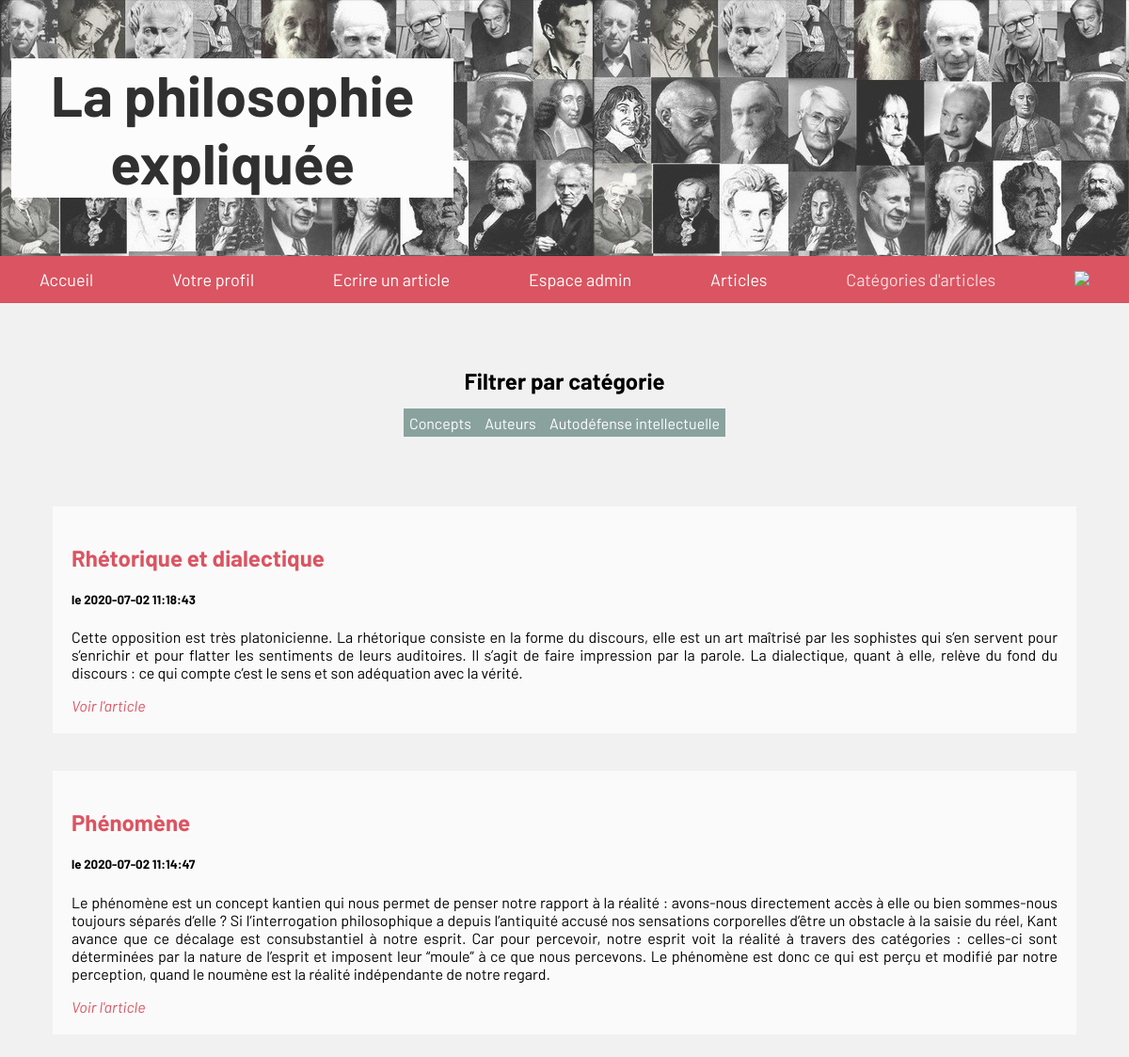
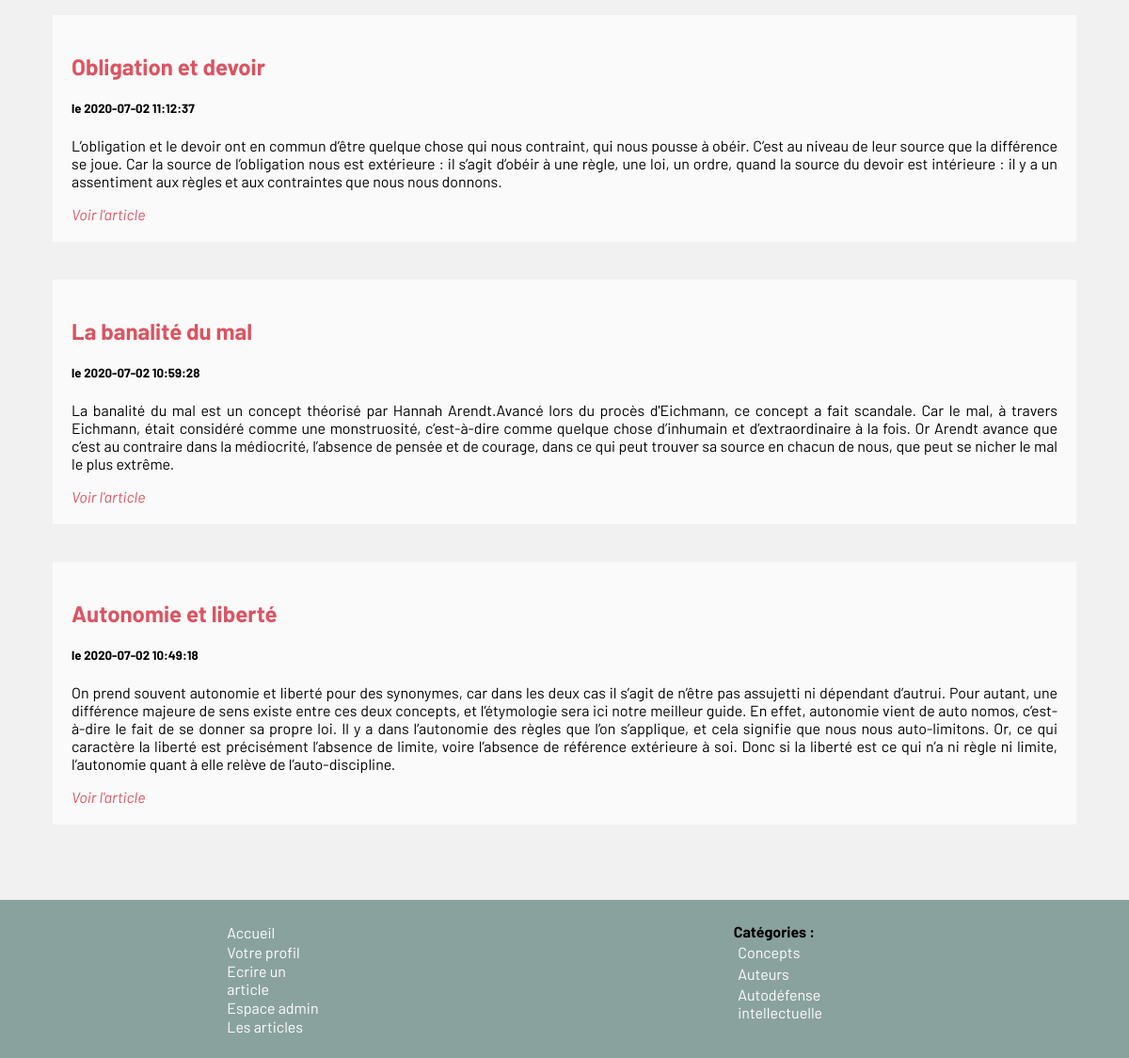
The page /articles.php?categorie=1 (signed in) on the database its author committed (2 pictures, top to bottom).
### tables this page shows
CREATE TABLE IF NOT EXISTS `categories` (
  `id` int(11) NOT NULL AUTO_INCREMENT,
  `nom` varchar(80) NOT NULL,
  PRIMARY KEY (`id`)
);

CREATE TABLE IF NOT EXISTS `articles` (
  `id` int(11) NOT NULL AUTO_INCREMENT,
  `article` text NOT NULL,
  `id_utilisateur` int(11) NOT NULL,
  `id_categorie` int(11) NOT NULL,
  `date` timestamp NOT NULL,
  `titre` varchar(255) NOT NULL,
  PRIMARY KEY (`id`)
);

### articles.php (the view, shortened to what this page needs)
<!DOCTYPE html>
<html>
    <head>
      <link rel="stylesheet" href="css/style.css">
      <link rel="stylesheet" href="css/form.css">
    </head>
    <body>
      <header>
        <?php include('includes/header.php'); ?>
      </header>
      <?php
      $offset = (int)((!isset($_GET["start"])) ? 0 : $_GET["start"]);
      ?>
      <main>
        <div class="articles_categorie">
          <h2> Filtrer par catégorie </h2>
          <?php
          $reponse = $bdd->query('SELECT * FROM categories');
          while ($donnees = $reponse->fetch())
          {
          ?>
          <a href="articles.php?categorie=<?php echo $donnees['id'];
          ?>" class="link_categorie"> <?php  echo " ". $donnees['nom']; }?> </a>
        </div>
        <div class="articles">
          <?php
          if (isset($_GET['categorie'])){
            $categorie = $_GET["categorie"];
            $req = $bdd->query("SELECT articles.id, article, date, titre
                        FROM articles
                        WHERE id_categorie = $categorie
                        ORDER BY date DESC LIMIT 5 OFFSET $offset");
            while ($donnees = $req->fetch()){
            ?>
              <div class="card_articles">
                <h2>  <?php echo htmlspecialchars($donnees['titre']); ?> </h2>
                <h5> le <?php echo $donnees['date']; ?></h5>
                <p class="p_articles"><?php echo htmlspecialchars($donnees['article']); ?> </p>
                <em><a class="link_voir_article" href="article.php?id=<?php echo $donnees['id']; ?>"> Voir l'article</a></em>
              </div>
          <?php
          }
          };?>
        </div>
    </main>
    <?php include("includes/footer.php"); ?>
  </body>
</html>

### includes/footer.php (shortened to what this page needs)
<?php
    try
    {
    	$bdd = new PDO('mysql:host=localhost;dbname=blog;charset=utf8', 'root', '');
    }
    catch (Exception $e)
    {
            die('Erreur : ' . $e->getMessage());
    }
?>
<!DOCTYPE html>
<html lang="fr" dir="ltr">
  <head>
    <link rel="stylesheet" href="css/style.css">
  </head>
  <body>
    <?php
        if (isset($_SESSION['login'])) {
            if ($_SESSION['id_droits']== 1) {
              ?>
              <div class="navbar_bottom">
                <a href="index.php"><center>Accueil</center></a>
                <a href="profil.php"> Votre profil <i> <?php $_SESSION['login'] ?></i></a>
                <a href="articles.php"> Articles  </a>
                <?php   $reponse = $bdd->query('SELECT * FROM categories');
                 while ($donnees = $reponse->fetch())
                 {
                   ?>
                    <a href="">
                   <?php echo $donnees['nom'];
                  }
                  ?><a/>
              </div>
                <?php
                }elseif ($_SESSION['id_droits']== 1337){ ?>
                  <div class="navbar_bottom">
                    <div class="liste_footer">
                      <a href="index.php">Accueil</a>
                      <a href="profil.php"> Votre profil <i><?php $_SESSION['login'] ?></i></a>
                      <a href="creer-article.php"> Ecrire un article </a>
                      <a href="admin.php"> Espace admin </a>
                      <a href="articles.php"> Les articles </a>
                    </div>
                    <div class="liste_categories">
                      <strong> Catégories : </strong>
                      <?php   $reponse = $bdd->query('SELECT * FROM categories');
                      while ($donnees = $reponse->fetch())
                      {
                      ?>
                      <a href="articles.php?categorie=<?php echo $donnees['id'];
                      ?>" class="link_categorie"> <?php  echo " ". $donnees['nom']; }?> </a>
                    </div>
                  </div>
                <?php  }
              }  ?>
  </body>
</html>

### css/style.css (style rules this page uses)
body { background: #f1f1f1; font-family: 'Barlow', sans-serif; margin: auto; padding: auto; }
html { height: 100%; }
body { min-height: 100%; margin: 0; padding: 0; }
.container_admin h1, { text-align: center; }
.articles_categorie { text-align:center; margin: 2%; padding: 2%; }
.articles { display: flex; flex-wrap: wrap; text-align: left; flex-direction: row; align-content: flex-end; color:black; margin:3%; }
.p_articles { text-align: justify; }
.articles h2 { color: #DB5461 }
.link_voir_article { color: #DB5461; text-decoration: none; }
.card_articles { background-color: #FAFAFA; padding: 20px; margin: 20px; text-align: left; }
.link_categorie { text-decoration: none; background-color: #8AA29E; color: white; padding: 0.5%; }
.navbar_bottom { display: flex; flex-direction: row; justify-content: space-around; background-color: #8AA29E; padding: 2%; margin-top:5%; }
.navbar_bottom a { color: white; text-decoration: none; background-color: #8AA29E; margin: 1% 2% 0 2%; display: flex; flex-direction: column; }
.liste_categories { display: flex; flex-direction: column; }
.liste_footer { display: flex; flex-direction: column; }

### rows shown on the page
categories: nom "Concepts"
categories: nom "Auteurs"
categories: nom "Autodéfense intellectuelle"
articles: titre "Rhétorique et dialectique", date "2020-07-02 11:18:43", article "Cette opposition est très platonicienne. La rhétorique consiste en la forme du discours, elle est un art maîtrisé par les sophistes qui s’en servent pour s’enrichir et pour flatter les sentiments de leurs auditoires. Il s’agit de faire impression par la parole. La dialectique, quant à elle, relève du fond du discours : ce qui compte c’est le sens et son adéquation avec la vérité."
articles: titre "Phénomène", date "2020-07-02 11:14:47", article "Le phénomène est un concept kantien qui nous permet de penser notre rapport à la réalité : avons-nous directement accès à elle ou bien sommes-nous toujours séparés d’elle ? Si l’interrogation philosophique a depuis l’antiquité accusé nos sensations corporelles d’être un obstacle à la saisie du réel, Kant avance que ce décalage est consubstantiel à notre esprit. Car pour percevoir, notre esprit voit la réalité à travers des catégories : celles-ci sont déterminées par la nature de l’esprit et imposent leur “moule” à ce que nous percevons. Le phénomène est donc ce qui est perçu et modifié par notre perception, quand le noumène est la réalité indépendante de notre regard."
articles: titre "Obligation et devoir", date "2020-07-02 11:12:37", article "L’obligation et le devoir ont en commun d’être quelque chose qui nous contraint, qui nous pousse à obéir. C’est au niveau de leur source que la différence se joue. Car la source de l’obligation nous est extérieure : il s’agit d’obéir à une règle, une loi, un ordre, quand la source du devoir est intérieure : il y a un assentiment aux règles et aux contraintes que nous nous donnons."
articles: titre "La banalité du mal", date "2020-07-02 10:59:28", article "La banalité du mal est un concept théorisé par Hannah Arendt.Avancé lors du procès d'Eichmann, ce concept a fait scandale. Car le mal, à travers Eichmann, était considéré comme une monstruosité, c’est-à-dire comme quelque chose d’inhumain et d’extraordinaire à la fois. Or Arendt avance que c’est au contraire dans la médiocrité, l’absence de pensée et de courage, dans ce qui peut trouver sa source en chacun de nous, que peut se nicher le mal le plus extrême."
articles: titre "Autonomie et liberté", date "2020-07-02 10:49:18", article "On prend souvent autonomie et liberté pour des synonymes, car dans les deux cas il s’agit de n’être pas assujetti ni dépendant d’autrui. Pour autant, une différence majeure de sens existe entre ces deux concepts, et l’étymologie sera ici notre meilleur guide. En effet, autonomie vient de auto nomos, c’est-à-dire le fait de se donner sa propre loi. Il y a dans l’autonomie des règles que l’on s’applique, et cela signifie que nous nous auto-limitons. Or, ce qui caractère la liberté est précisément l’absence de limite, voire l’absence de référence extérieure à soi. Donc si la liberté est ce qui n’a ni règle ni limite, l’autonomie quant à elle relève de l’auto-discipline."
